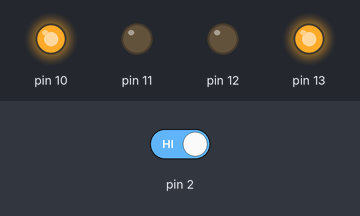
The sketch below on a simulated Arduino Uno, built with avr-gcc and run on an emulated ATmega328P. Shown: output pins drawn as LEDs (lit = HIGH). The test bench sets the inputs (shaded band); at power-on: pin 2 HIGH. What the sketch prints to the serial monitor is not drawn.

Above: at 4.8 s.
4.9 s: pin 2 driven LOW
At 7.3 s:
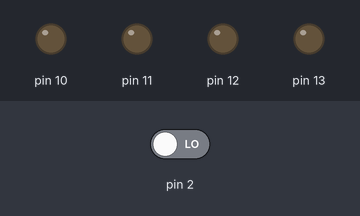
At 8.9 s:
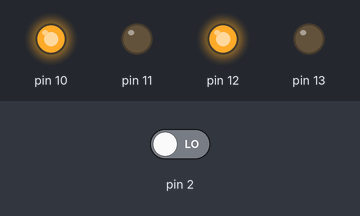
Timing chart, 0 to 16.9 s (numbered marks = the images above; inputs shaded):
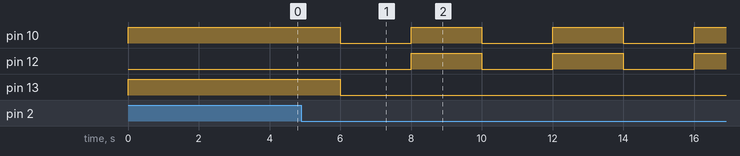

Measured:
- after the input at 4.9 s, pin 10: alternates HIGH for 2.0 s and LOW for 2.0 s, starting after 1.1 s; pin 12: alternates HIGH for 2.0 s and LOW for 2.0 s, starting after 3.1 s; pin 13: HIGH → LOW after 1.1 s

The sketch:

obstacle_motor.ino
```cpp
void setup() {
  // put your setup code here, to run once:
pinMode(13,OUTPUT);
pinMode(12,OUTPUT);
pinMode(11,OUTPUT);
pinMode(10,OUTPUT);
pinMode(2,INPUT);
Serial.begin(9600);
}

void loop() {
  // put your main code here, to run repeatedly:
int sw1=0;
  sw1=digitalRead(2);
int s1=0;
 s1=sw1;
 up: if(s1==HIGH){
    digitalWrite(13,1);
    digitalWrite(12,0);
    digitalWrite(11,0);
    digitalWrite(10,1);
    Serial.print("IT is moving forward");
    delay(2000);
  }
  up2: if(s1==LOW){
    digitalWrite(13,0);
    digitalWrite(12,0);
    digitalWrite(11,0);
    digitalWrite(10,0);
    Serial.print("IT is momentoroly stopped");
    delay(2000);
    digitalWrite(13,0);
    digitalWrite(12,1);
    digitalWrite(11,0);
    digitalWrite(10,1);
    Serial.print("It is moving right");
    delay(2000);
    if(sw1==s1){
      goto up;
    }else{
     goto up2;
    }
  }

}
```
